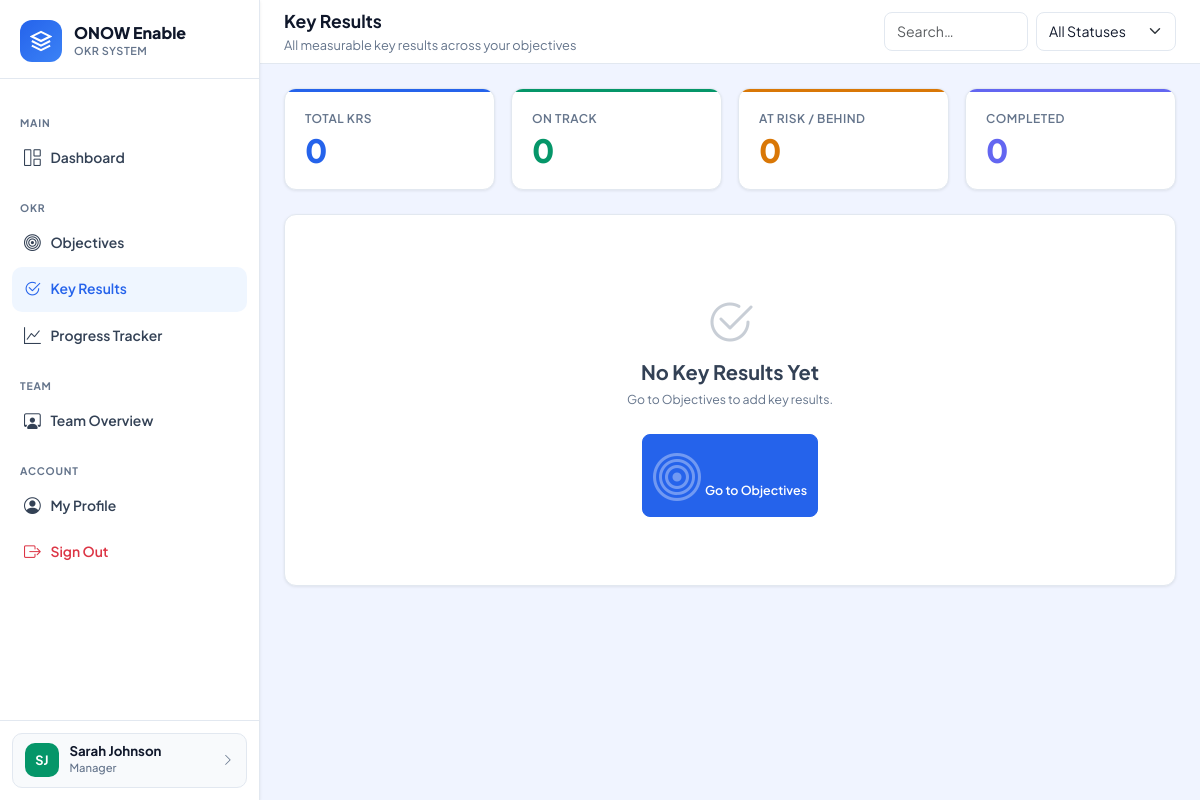
Page /key_results.php (signed in) on the committed database.
### tables this page shows
CREATE TABLE IF NOT EXISTS users (
    id            INT AUTO_INCREMENT PRIMARY KEY,
    full_name     VARCHAR(100)  NOT NULL,
    email         VARCHAR(150)  NOT NULL UNIQUE,
    password_hash VARCHAR(255)  NOT NULL,
    role          ENUM('Admin','Manager','Member') NOT NULL DEFAULT 'Member',
    phone         VARCHAR(30),
    department    VARCHAR(100),
    job_title     VARCHAR(100),
    avatar_color  VARCHAR(7)    DEFAULT '#2563EB',
    is_active     TINYINT(1)    DEFAULT 1,
    last_login    DATETIME,
    created_at    DATETIME      DEFAULT CURRENT_TIMESTAMP,
    updated_at    DATETIME      DEFAULT CURRENT_TIMESTAMP ON UPDATE CURRENT_TIMESTAMP
);

### includes/auth.php (called while the page is built, shortened)
<?php
require_once __DIR__.'/config.php';
function isLoggedIn(): bool {
    return true;
}
function getCurrentUser(): ?array {
    $s = getDB()->prepare("SELECT id,full_name,email,role,phone,department,job_title,avatar_color,last_login FROM users WHERE id=? AND is_active=1");
    $s->execute([$_SESSION['user_id']]);
    return $s->fetch() ?: null;
}

### includes/config.php (called while the page is built, shortened)
<?php
function getDB(): PDO {
    static $pdo = null;
    if ($pdo === null) {
        try {
            $dsn = "mysql:host=".DB_HOST.";dbname=".DB_NAME.";charset=".DB_CHARSET;
            $pdo = new PDO($dsn, DB_USER, DB_PASS, [
                PDO::ATTR_ERRMODE            => PDO::ERRMODE_EXCEPTION,
                PDO::ATTR_DEFAULT_FETCH_MODE => PDO::FETCH_ASSOC,
                PDO::ATTR_EMULATE_PREPARES   => false,
            ]);
        } catch (PDOException $e) {
            http_response_code(500);
            die(json_encode(['success'=>false,'message'=>'Database connection failed.']));
        }
    }
    return $pdo;
}

### includes/functions.php (called while the page is built, shortened)
<?php
require_once __DIR__.'/config.php';
require_once __DIR__.'/auth.php';
function initials(string $name): string {
    return strtoupper(substr(implode('',array_map(fn($w)=>$w[0],explode(' ',trim($name)))),0,2));
}

### key_results.php (the view, shortened to what this page needs)
<?php
require_once 'includes/auth.php';
require_once 'includes/functions.php';
$user = getCurrentUser(); $role = $user['role'];
$currentPage = 'key_results';
$userId = $user['id'];
$allKRs = [];
$total     = count($allKRs);
$onTrack   = count(array_filter($allKRs, fn($k) => $k['status'] === 'On Track'));
$atRisk    = count(array_filter($allKRs, fn($k) => in_array($k['status'], ['At Risk','Behind'])));
$completed = count(array_filter($allKRs, fn($k) => $k['status'] === 'Completed'));
$myKRs     = count(array_filter($allKRs, fn($k) => $k['owner_id'] == $userId));
?>
<!DOCTYPE html>
<html lang="en">
<head>
<link href="https://cdn.jsdelivr.net/npm/bootstrap@5.3.2/dist/css/bootstrap.min.css" rel="stylesheet">
<link href="https://cdn.jsdelivr.net/npm/bootstrap-icons@1.11.3/font/bootstrap-icons.css" rel="stylesheet">
<link href="css/style.css" rel="stylesheet">
</head>
<body>
<div class="app-wrapper">
<?php include 'includes/nav.php'; ?>
<main class="main-content">
  <header class="top-header">
    <div>
      <div class="page-title">Key Results</div>
      <div class="page-breadcrumb"><?= $role==='Member'?'Update progress on key results assigned to you':'All measurable key results across your objectives' ?></div>
    </div>
    <div class="header-actions">
      <input type="text" id="srch" class="form-control form-control-sm" placeholder="Search…" style="max-width:180px" oninput="filterKRs()">
      <select id="stFilter" class="form-select form-select-sm" style="max-width:140px" onchange="filterKRs()">
        <option value="">All Statuses</option>
      </select>
    </div>
  </header>
  <div class="page-body">
    <div class="row g-3 mb-4">
      <?php foreach ([
        ['Total KRs',                $total,    'var(--primary)',   'var(--primary-lt)'],
        ['On Track',                 $onTrack,  'var(--success)',   'var(--success-lt)'],
        ['At Risk / Behind',         $atRisk,   'var(--warning)',   'var(--warning-lt)'],
        [$role==='Member'?'Assigned to Me':'Completed', $role==='Member'?$myKRs:$completed, 'var(--secondary)', '#ede9fe'],
      ] as [$lbl,$val,$col,$bg]): ?>
      <div class="col-6 col-lg-3"><div class="stat-card">
        <div class="stat-card-accent" style="background:<?= $col ?>"></div>
        <div class="stat-label"><?= $lbl ?></div>
        <div class="stat-value" style="color:<?= $col ?>"><?= $val ?></div>
      </div></div>
      <?php endforeach; ?>
    </div>
    <?php if (empty($allKRs)): ?>
    <div class="empty-state card"><div class="card-body">
      <i class="bi bi-check2-circle"></i><h5>No Key Results Yet</h5>
      <p class="small">Go to Objectives to add key results.</p>
      <a href="objectives.php" class="btn btn-primary btn-sm mt-2"><i class="bi bi-bullseye me-1"></i>Go to Objectives</a>
    </div></div>
    <?php endif; ?>
  </div>
</main>
</div>
</body></html>

### includes/nav.php (shortened to what this page needs)
<?php
$role = $user['role'];
$ini  = initials($user['full_name']);
?>
<aside class="sidebar" id="sidebar">
  <div class="sidebar-brand">
    <div class="brand-icon">
      <svg width="22" height="22" fill="none" stroke="white" stroke-width="2.2" viewBox="0 0 24 24">
        <path d="M12 2L2 7l10 5 10-5-10-5z"/><path d="M2 17l10 5 10-5"/><path d="M2 12l10 5 10-5"/>
      </svg>
    </div>
    <div class="brand-text">
      <div class="name">ONOW Enable</div>
      <div class="sub">OKR System</div>
    </div>
  </div>
  <nav class="sidebar-nav">
    <?php foreach ($nav as $item): ?>
      <?php if (isset($item['section'])): ?>
        <div class="nav-section-label"><?= $item['section'] ?></div>
      <?php else: ?>
        <div class="nav-item">
          <a href="<?= $item['href'] ?>" class="nav-link <?= $currentPage===$item['page']?'active':'' ?> <?= !empty($item['danger'])?'text-danger':'' ?>">
            <i class="bi <?= $item['icon'] ?>"></i> <?= $item['label'] ?>
          </a>
        </div>
      <?php endif; ?>
    <?php endforeach; ?>
  </nav>
  <div class="sidebar-footer">
    <a href="profile.php" class="user-card">
      <div class="user-avatar" style="background:<?= htmlspecialchars($user['avatar_color']) ?>"><?= $ini ?></div>
      <div class="user-info">
        <div class="uname"><?= htmlspecialchars($user['full_name']) ?></div>
        <div class="urole"><?= $user['role'] ?></div>
      </div>
      <i class="bi bi-chevron-right ms-auto text-muted small"></i>
    </a>
  </div>
</aside>

### rows in the picture
users: full_name "SJ", full_name "Sarah Johnson", role "Manager"

### other values in the picture
$item['section'] "MAIN"
$item['label'] "Dashboard"
$item['section'] "OKR"
$item['label'] "Objectives"
$item['label'] "Key Results"
$item['label'] "Progress Tracker"
$item['section'] "TEAM"
$item['label'] "Team Overview"
$item['section'] "ACCOUNT"
$item['label'] "My Profile"
$item['label'] "Sign Out"
$lbl "TOTAL KRS"
$val "0"
$lbl "ON TRACK"
$lbl "AT RISK / BEHIND"
